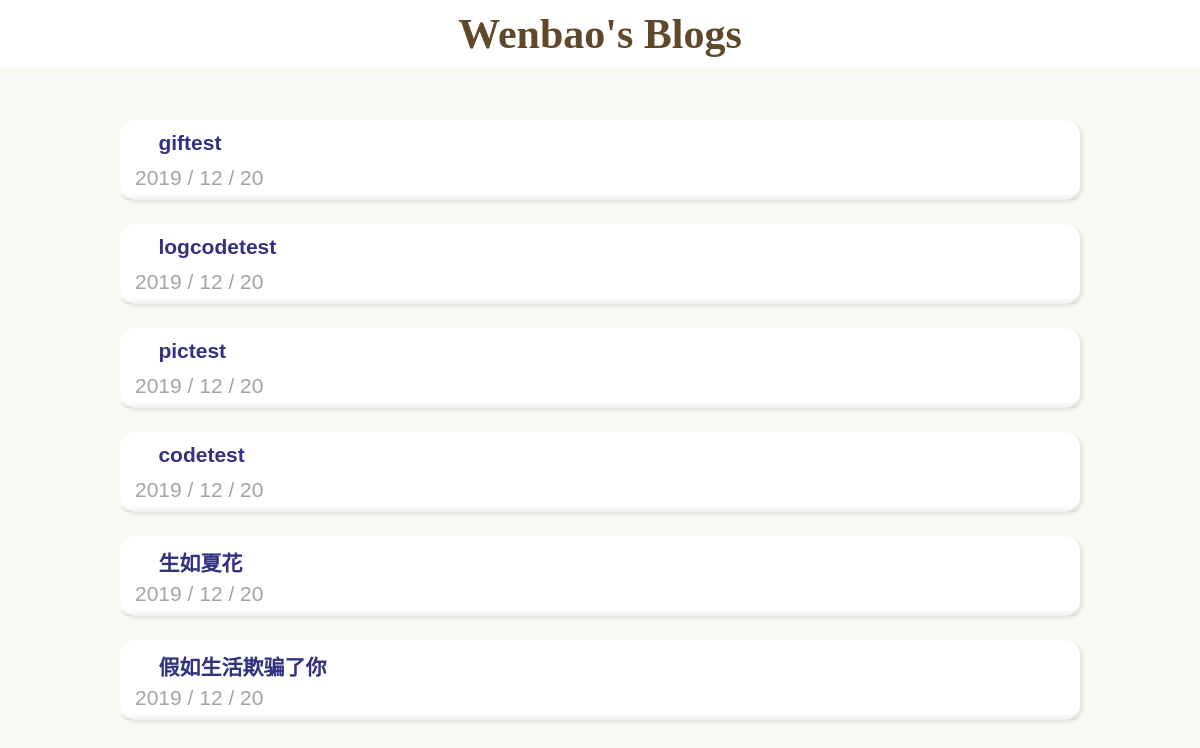
Before: /myblog/ with the older database file.
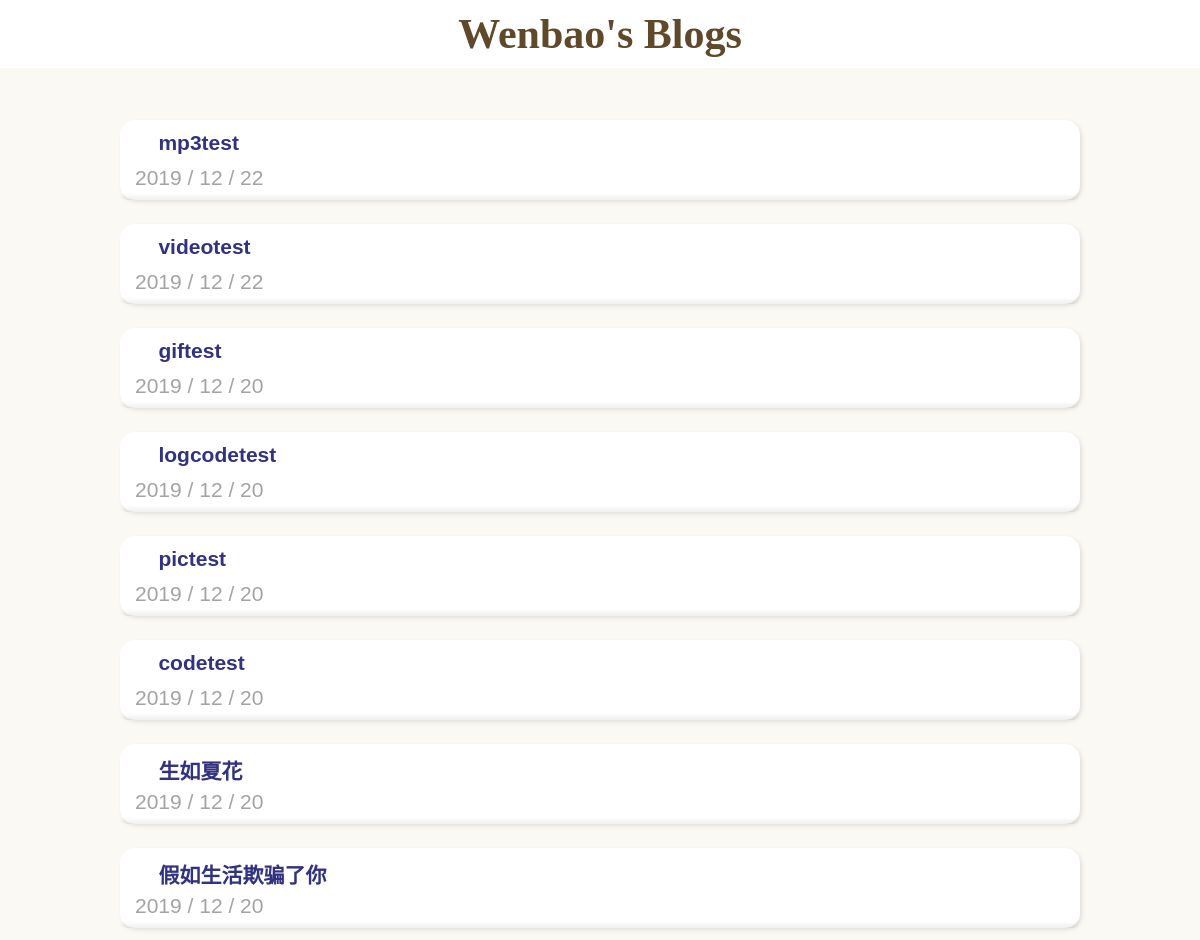
After: the same page with the newer database file.
### blog/models.py (models this page shows, shortened)
class Post(models.Model):
    title = models.CharField(max_length=100)
    content = MDTextField()
    created_at = models.DateTimeField(default = timezone.now)
    modified_at = models.DateTimeField(auto_now_add = True)
    status = models.CharField(max_length=1, choices=STATUS_CHOICES, default='p')

### blog/views.py (the view)
# urls.py: 2. Add a URL to urlpatterns:  path('', views.home, name='home')
def home(request):
    post_list = Post.objects.filter(status = 'p').order_by('-created_at')
    return render(request, 'home.html', {'post_list':post_list})

### templates/home.html (shortened to what this page needs)
{% load i18n static %}<!doctype html>
<html lang="en">
<head>
    <link href="{% static "blog/css/style.css" %}" rel="stylesheet" type="text/css">
</head>
<body>
    <div class="header">
        <h1 class="site-title text-center"><a href="/myblog/">Wenbao's Blogs</a></h1>
    </div>
    <div class="container">
        {% for post in post_list %}
            <div class="post-wrapper">
                <div class="post">
                    <div class="post-heading" onclick=window.location.href="{% url 'post_detail' title=post.title %}">
                        <h1 class="title">{{ post.title }}</h1>
                        <div class="date">{{ post.created_at|date:"Y / m / d" }}</div>
                    </div>
                </div>
            </div>
        {% endfor %}
    </div>
</body>
</html>

Changed rows visible on the page:
added Post: title "mp3test", created_at "2019 / 12 / 22"
added Post: title "videotest", created_at "2019 / 12 / 22"
